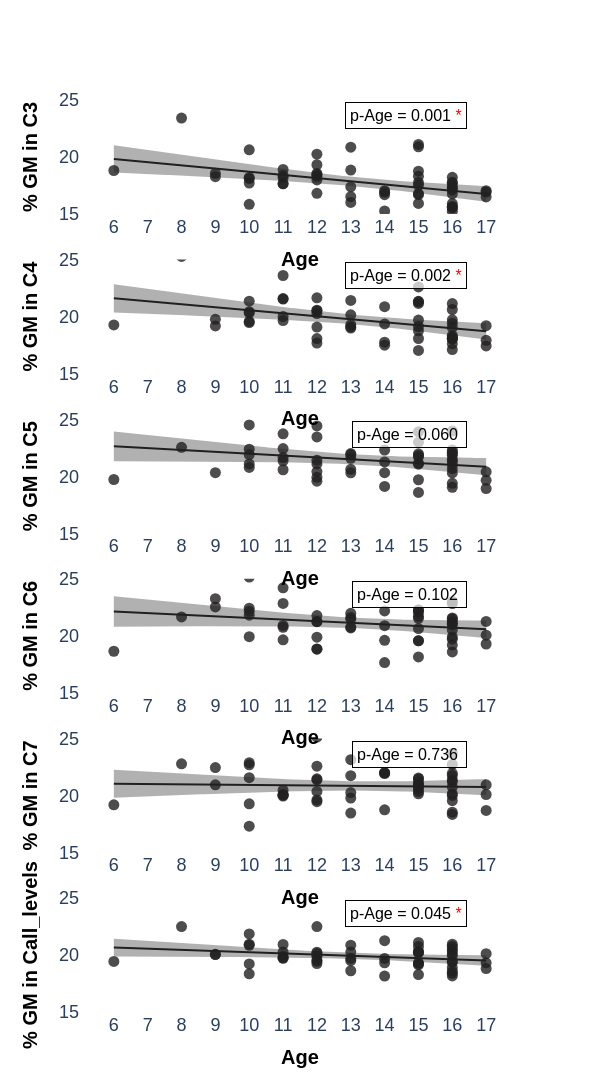

The cell this chart's notebook holds for it:
### Markdown cell above
## Plot GM% vs Age

### Code cell
plot_percentage(df_GM_WM_SC, 'GM', 15, 25)
